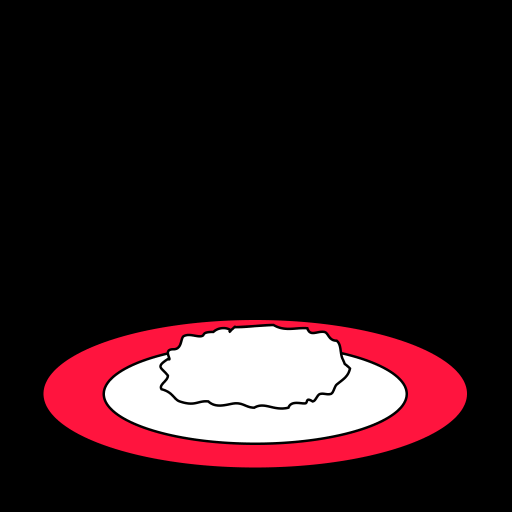
#> input picture image2/dish/red.png, 1024 x 1024 px, found by its file name (shown at 1/2 size)
$ jupyter execute --allow-errors masking.ipynb
#> lines starting #> are read from the running program, lines starting #| are printed output that depends on the picture; after the words box and inside, x2 and y2 are one past the last pixel; in counts of white or black regions, pixels touching at a corner belong together
[cell 1]
import sys
import cv2

[cell 2]
# 배경 리스트 background[]
background = ['.\\image2\\background\\orange.png',
              '.\\image2\\background\\yellow.png',
              '.\\image2\\background\\green.png',
              '.\\image2\\background\\purple.png',
              '.\\image2\\background\\gray.png']

# 접시 리스트 dish[]
dish = ['.\\image2\\dish\\red.png',
        '.\\image2\\dish\\yellow.png',
        '.\\image2\\dish\\blue.png',
        '.\\image2\\dish\\black.png']

# 생선 리스트 fish[]
fish = ['.\\image2\\fish\\flatfish.png',
        '.\\image2\\fish\\salmon.png',
        '.\\image2\\fish\\tuna.png',
        '.\\image2\\fish\\shrimp.png']

# 효과 리스트 effect[]
effect = ['.\\image2\\effect\\good.png',
          '.\\image2\\effect\\star.png',
          '.\\image2\\effect\\heart.png',
          '.\\image2\\effect\\skeleton.png']

[cell 3]
fish_src = cv2.imread(fish[0], cv2.IMREAD_COLOR)
fish_mask = cv2.imread(fish[0], cv2.IMREAD_GRAYSCALE)
dish_src = cv2.imread(dish[0], cv2.IMREAD_COLOR)
#> dish_src is the input picture: shape (1024, 1024, 3); mean B, G, R 29.2, 25.7, 45.2
dish_mask = cv2.imread(dish[0], cv2.IMREAD_GRAYSCALE)
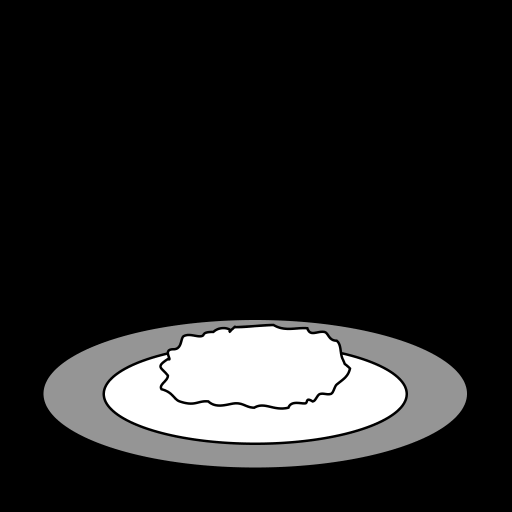
#> dish_mask: shape (1024, 1024) (shown at 1/2 size); min 0, max 255, mean 36.4
effect_src = cv2.imread(effect[0], cv2.IMREAD_COLOR)
effect_mask = cv2.imread(effect[0], cv2.IMREAD_GRAYSCALE)
background = cv2.imread(background[0], cv2.IMREAD_COLOR)
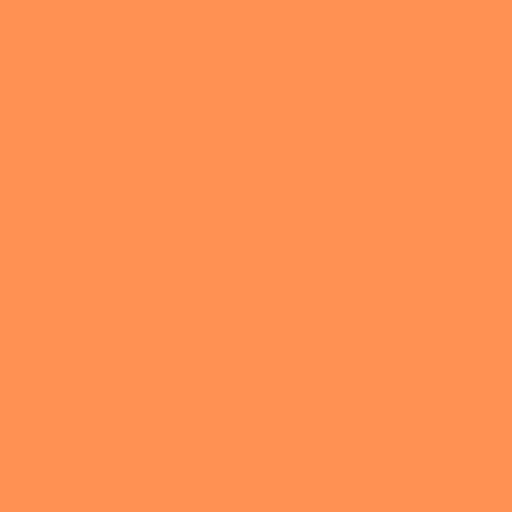
#> input picture image2/background/orange.png, 1024 x 1024 px, found by its file name (shown at 1/2 size)
#> background is the input picture: shape (1024, 1024, 3); mean B, G, R 83, 145, 255

#> (the rest of this cell did not finish here and is left out)

[cell 4]
# 배경에 dish->fish->effect 순으로 합성
background[dish_mask > 0] = dish_src[dish_mask > 0]
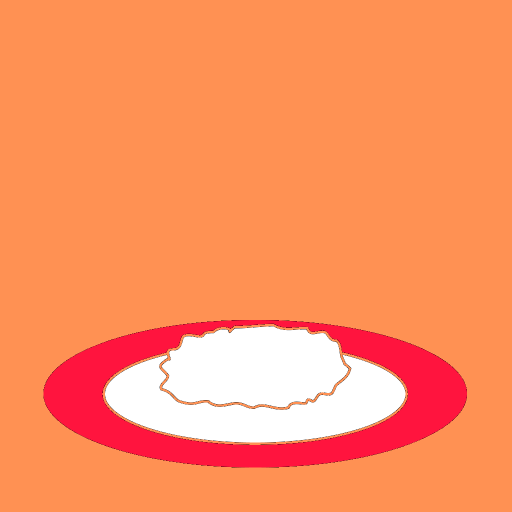
#> background: shape (1024, 1024, 3) (shown at 1/2 size); 17.98% of pixels changed, all inside (x1, y1, x2, y2) = (87, 640, 934, 935)
#> (the rest of this cell did not finish here and is left out)

[cell 5]
background = cv2.resize(background, (500, 500))
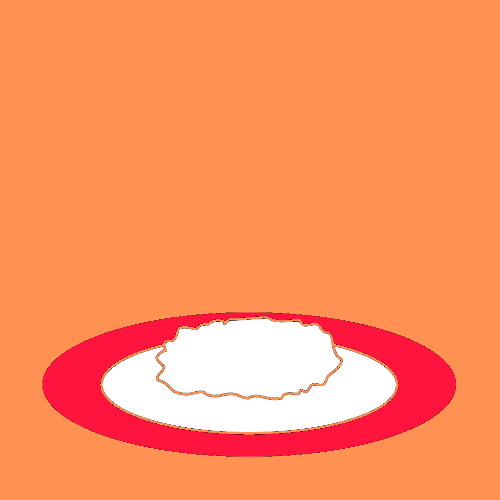
#> background: shape (500, 500, 3); mean B, G, R 97.2, 144.6, 254.4
cv2.imshow('NFT', background)
cv2.waitKey()
cv2.destroyAllWindows()
